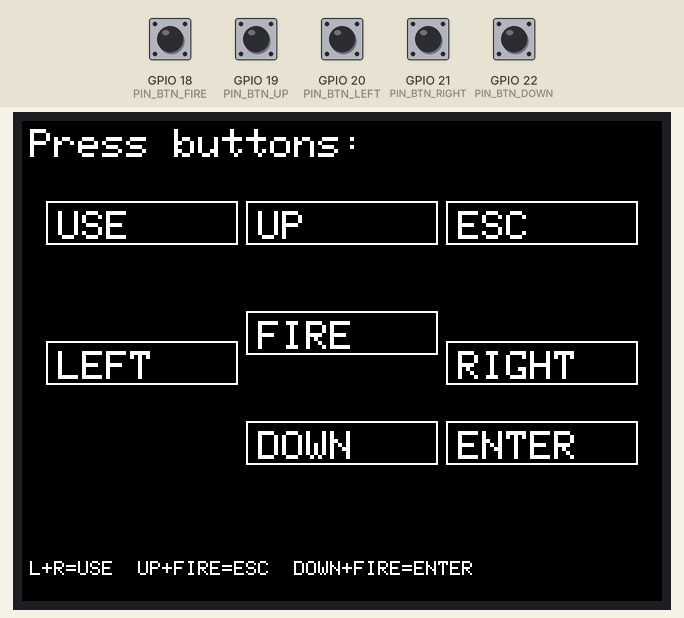
Bench run of a sketch on a simulated ESP32. Shown: 320×240 colour display. Inputs (shaded band) come from the test bench; at power-on: GPIO 18 (PIN_BTN_FIRE), GPIO 19 (PIN_BTN_UP), GPIO 20 (PIN_BTN_LEFT), GPIO 21 (PIN_BTN_RIGHT), GPIO 22 (PIN_BTN_DOWN) HIGH. What the sketch prints to the serial monitor is not drawn.

Above: at 3.8 s.
3.9 s: GPIO 18 (PIN_BTN_FIRE) pulled LOW for 0.15 s
At 4.02 s:
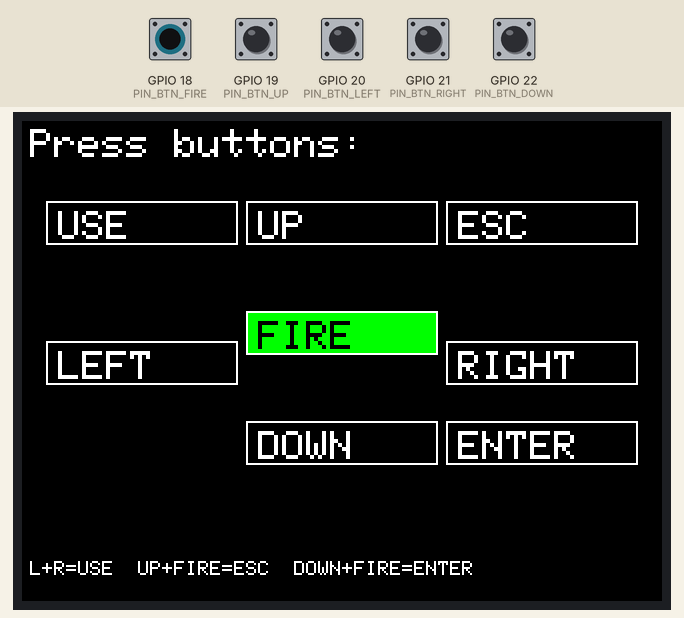
5.5 s: GPIO 19 (PIN_BTN_UP) pulled LOW for 0.15 s
At 5.64 s:
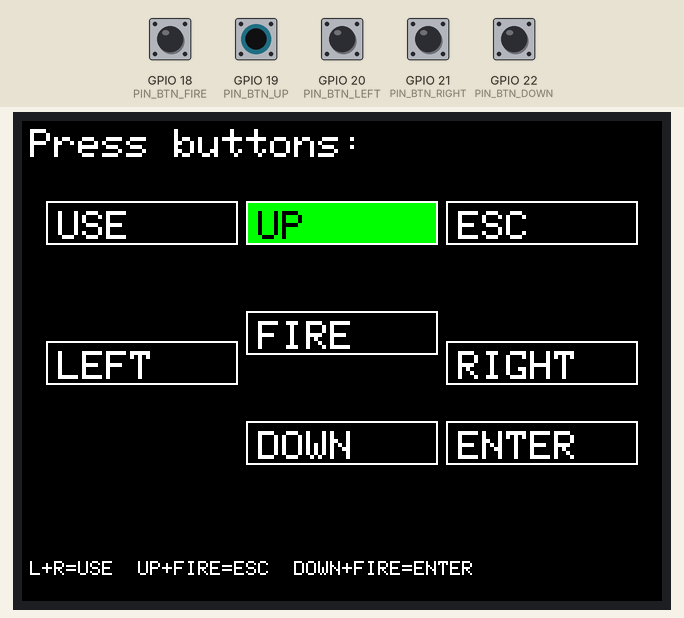
7.2 s: GPIO 20 (PIN_BTN_LEFT) pulled LOW for 0.15 s
At 7.31 s:
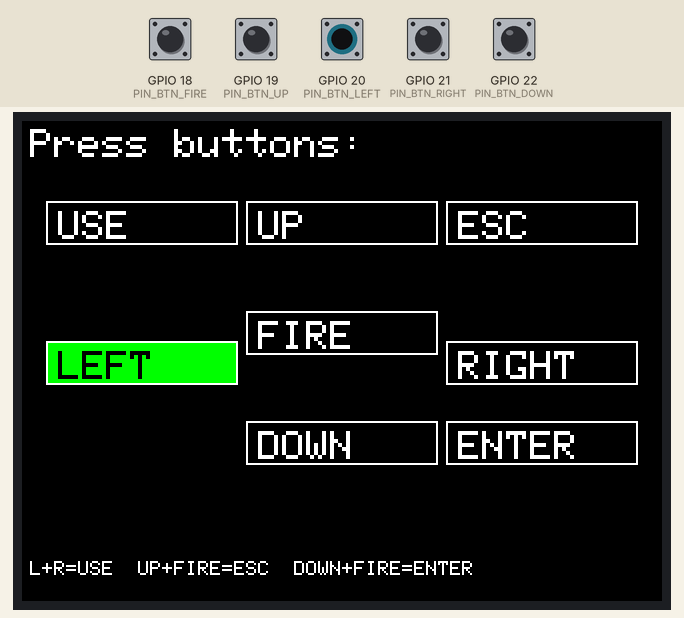
8.8 s: GPIO 21 (PIN_BTN_RIGHT) pulled LOW for 0.15 s
At 8.93 s:
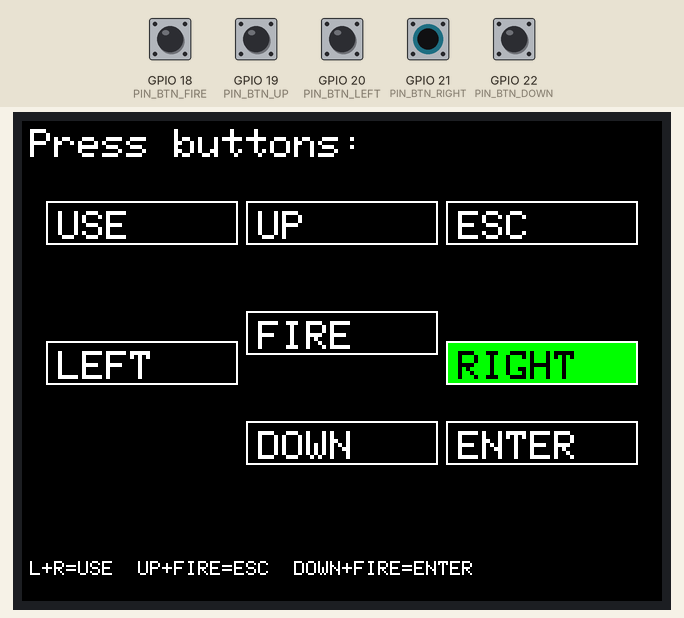
10.5 s: GPIO 22 (PIN_BTN_DOWN) pulled LOW for 0.15 s
At 10.64 s:
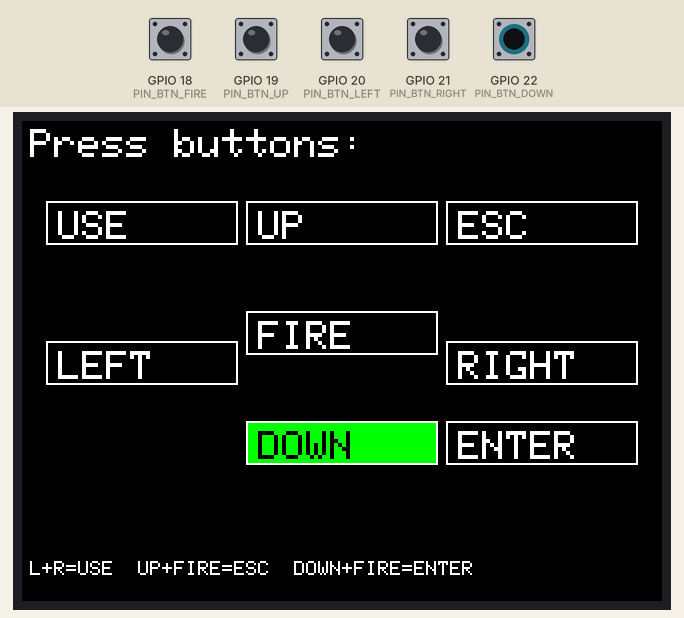
12.2 s: GPIO 18 (PIN_BTN_FIRE) driven LOW and GPIO 19 (PIN_BTN_UP) driven LOW
At 12.8 s:
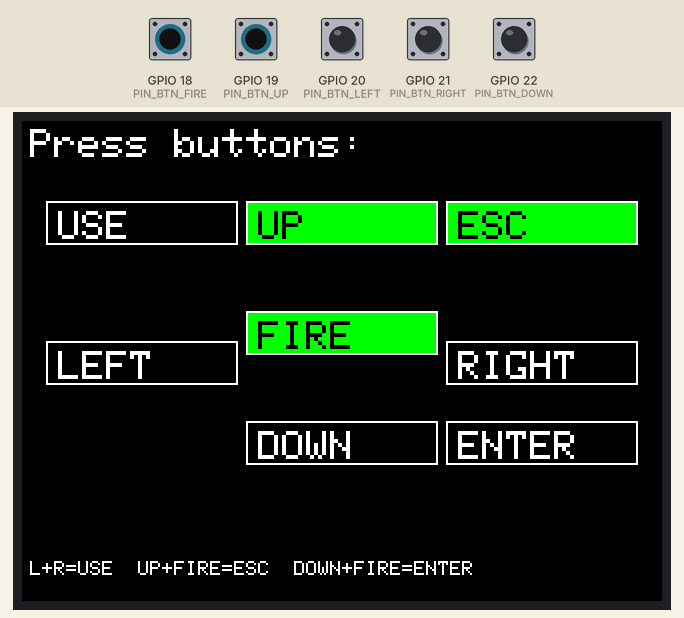
Timing chart, 0 to 15.2 s (numbered marks = the images above; inputs shaded):
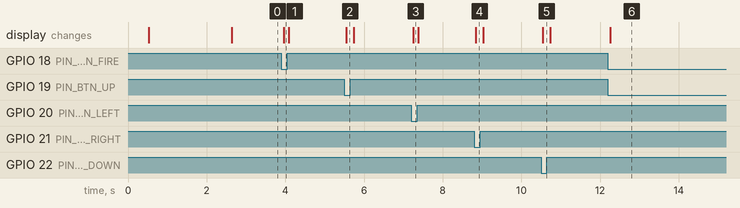

The sketch:

TFTTest.ino
```cpp
// ============================================================================
//  TFTTest - bring-up test for the DOOM business card (ESP32-S3 + ST7789)
//
//  Run this FIRST, before flashing the full game. It proves three things:
//    1. The display pins / rotation are correct  -> you see color bars + text
//    2. PSRAM is enabled                          -> reported on screen + serial
//    3. The 5 buttons + chords are wired right    -> labels light up when pressed
//
//  Same pin map as Firmware.ino. If anything here is wrong, fix it here first,
//  then copy the corrected pins into Firmware.ino.
//
//  Flash it:
//    arduino-cli compile -b "esp32:esp32:esp32s3:PSRAM=opi,FlashSize=8M,CDCOnBoot=cdc" -u -p COM7 .
//  (no custom partition needed for this test)
// ============================================================================

#include <Arduino.h>
#include <SPI.h>
#include <Adafruit_GFX.h>
#include <Adafruit_ST7789.h>

// ---- pin map (MUST match Firmware.ino) --------------------------------------
#define PIN_TFT_SCLK 12
#define PIN_TFT_MOSI 11
#define PIN_TFT_CS   10
#define PIN_TFT_DC    9
#define PIN_TFT_RST   8
#define PIN_TFT_BL   -1

#define PIN_BTN_UP    19
#define PIN_BTN_LEFT  20
#define PIN_BTN_RIGHT 21
#define PIN_BTN_DOWN  22
#define PIN_BTN_FIRE  18

#define BTN_ACTIVE_LOW 1     // set 0 if buttons go to 3V3 instead of GND

SPIClass tftSPI(FSPI);
Adafruit_ST7789 tft = Adafruit_ST7789(&tftSPI, PIN_TFT_CS, PIN_TFT_DC, PIN_TFT_RST);

static inline bool pressed(int pin) {
  int v = digitalRead(pin);
  return BTN_ACTIVE_LOW ? (v == LOW) : (v == HIGH);
}

// draw 8 vertical color bars across the 320px-wide (landscape) screen
void drawColorBars() {
  const uint16_t bars[8] = {
    ST77XX_WHITE, ST77XX_YELLOW, ST77XX_CYAN, ST77XX_GREEN,
    ST77XX_MAGENTA, ST77XX_RED, ST77XX_BLUE, ST77XX_BLACK
  };
  int w = tft.width() / 8;
  for (int i = 0; i < 8; i++)
    tft.fillRect(i * w, 0, w, tft.height(), bars[i]);
}

void label(int x, int y, const char* txt, bool on) {
  tft.fillRect(x, y, 96, 22, on ? ST77XX_GREEN : ST77XX_BLACK);
  tft.drawRect(x, y, 96, 22, ST77XX_WHITE);
  tft.setTextColor(on ? ST77XX_BLACK : ST77XX_WHITE);
  tft.setCursor(x + 6, y + 5);
  tft.print(txt);
}

void setup() {
  Serial.begin(115200);
  delay(300);
  Serial.println("\n[TFTTest] start");

  uint8_t mode = BTN_ACTIVE_LOW ? INPUT_PULLUP : INPUT_PULLDOWN;
  pinMode(PIN_BTN_UP, mode);
  pinMode(PIN_BTN_DOWN, mode);
  pinMode(PIN_BTN_LEFT, mode);
  pinMode(PIN_BTN_RIGHT, mode);
  pinMode(PIN_BTN_FIRE, mode);

  tftSPI.begin(PIN_TFT_SCLK, -1, PIN_TFT_MOSI, PIN_TFT_CS);
  tft.init(240, 320);
  tft.setSPISpeed(40000000);
  tft.setRotation(1);                // landscape: 320 x 240
  if (PIN_TFT_BL >= 0) { pinMode(PIN_TFT_BL, OUTPUT); digitalWrite(PIN_TFT_BL, HIGH); }

  // PSRAM check
  bool psram = psramFound();
  Serial.printf("[TFTTest] screen %dx%d, PSRAM=%s (%u bytes)\n",
                tft.width(), tft.height(), psram ? "YES" : "NO", (unsigned)ESP.getPsramSize());

  // 1) color bars for ~2s so you can confirm colors/orientation
  drawColorBars();
  tft.setTextSize(2);
  tft.setTextColor(ST77XX_BLACK, ST77XX_WHITE);
  tft.setCursor(4, 4);
  tft.print(psram ? "PSRAM OK" : "NO PSRAM!");
  delay(2000);

  // 2) switch to button-test screen
  tft.fillScreen(ST77XX_BLACK);
  tft.setTextSize(2);
  tft.setTextColor(ST77XX_WHITE);
  tft.setCursor(4, 4);
  tft.print("Press buttons:");
  tft.setTextSize(1);
  tft.setCursor(4, 220);
  tft.print("L+R=USE  UP+FIRE=ESC  DOWN+FIRE=ENTER");
}

void loop() {
  bool U = pressed(PIN_BTN_UP),  D = pressed(PIN_BTN_DOWN);
  bool L = pressed(PIN_BTN_LEFT),R = pressed(PIN_BTN_RIGHT);
  bool F = pressed(PIN_BTN_FIRE);

  tft.setTextSize(2);
  // cross layout
  label(112,  40, "UP",    U);
  label( 12, 110, "LEFT",  L);
  label(212, 110, "RIGHT", R);
  label(112, 150, "DOWN",  D);
  label(112,  95, "FIRE",  F);   // center

  // chords
  tft.setTextSize(2);
  label( 12,  40, "USE",   L && R);
  label(212,  40, "ESC",   U && F);
  label(212, 150, "ENTER", D && F);

  static uint8_t last = 0xFF;
  uint8_t state = (U<<0)|(D<<1)|(L<<2)|(R<<3)|(F<<4);
  if (state != last) {
    Serial.printf("[btn] UP=%d DOWN=%d LEFT=%d RIGHT=%d FIRE=%d\n", U, D, L, R, F);
    last = state;
  }
  delay(40);
}
```

Measured:
- after the input at 3.9 s, the display: changes after 0.06 s (image 1)
- after the input at 5.5 s, the display: changes after 0.05 s (image 2)
- after the input at 7.2 s, the display: changes after 0.05 s (image 3)
- after the input at 8.8 s, the display: changes at once (image 4)
- after the input at 10.5 s, the display: changes after 0.05 s (image 5)
- after the input at 12.2 s, the display: changes after 0.05 s (image 6)
